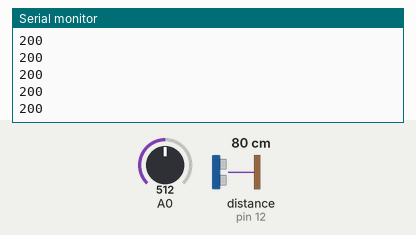
A sketch run on a simulated Arduino Uno, built with avr-gcc and run on an emulated ATmega328P. Parts: the last lines printed to the serial monitor. Wiring (inferred from the names in the program): ultrasonic range finder: trigger pin 11; echo pin 12. The test bench sets the inputs (shaded band); at power-on: A0 = 512, distance to the obstacle (sensor on pin 12) 80 cm. The echo pulse lasts 58.3 µs per cm.

Above: at 2.7 s.
2.8 s: A0 set to 266
At 3.7 s:
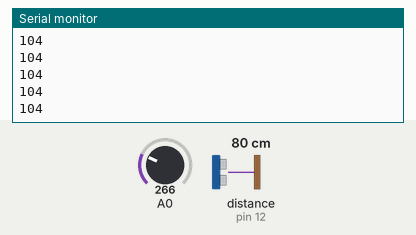
5.8 s: A0 set to 243
At 6.6 s:
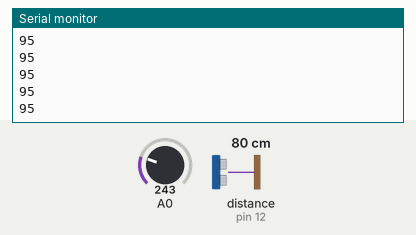
8.8 s: A0 set to 29
At 9.4 s:
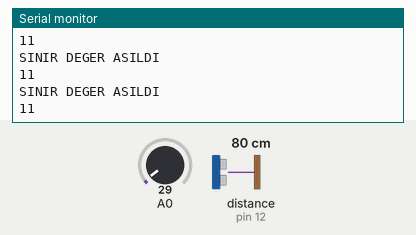
11.8 s: A0 set to 23
At 12.5 s:
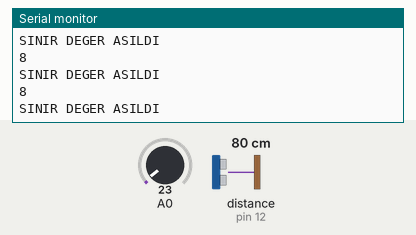
Timing chart, 0 to 14.8 s (numbered marks = the images above; inputs shaded):
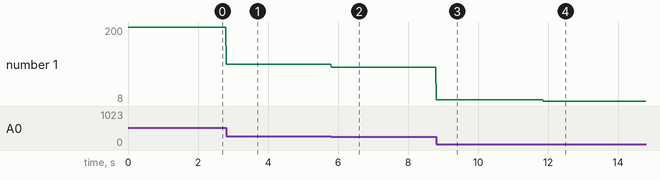

The sketch:

POT_AYARLI_MESAFE_SENSORU.ino
```cpp
/*POT İLE MESAFE SENSÖRÜ SINIR AYARLAMA
POT İLE MESAFE SENSÖRÜNÜN UZAKLIK SINIRI
BELİRLENİP ONA GÖRE YAKINLAŞTIKÇA RGB LED'İN(HAFİF
UZAKLIK MAVİ ORTA UZAKLIK TURUNCU TEHLİKELİ UZAKLIK
İSE KIRMIZI OLARAK GÖSTERİLECEK)
UYARI VERMESİNİ SAĞLAYAN UYGULAMA.
OMRKCMN*/
#define trigPin 11
#define echoPin 12

int pot,deger,sinirDeger;
long sure,mesafe;
void setup() {
  pinMode(trigPin,OUTPUT);
  pinMode(echoPin,INPUT);
  pinMode(A0,INPUT);
  Serial.begin(9600);
}

void loop() {
  /*=============Mesafe Ölçüm====================*/

  digitalWrite(trigPin,LOW);
  delayMicroseconds(2);
  digitalWrite(trigPin,HIGH);
  delayMicroseconds(10);
  digitalWrite(trigPin,LOW);
  sure = pulseIn(echoPin,HIGH);
  mesafe = (sure/2)/29.1;
 /*=============Mesafe Ölçüm====================*/
 deger=analogRead(A0);
 pot=map(deger,0,1023,0,400);
 sinirDeger=pot;
 Serial.println(pot);
 if(mesafe>sinirDeger)
 {
  Serial.println("SINIR DEGER ASILDI");
 }
}
```

Measured:
- the behaviour switches between 26 and 25 on A0 (found by bisection; images 3 and 4)
- after the input at 2.8 s, the serial monitor: prints a new line at once (image 1)
- after the input at 5.8 s, the serial monitor: prints a new line at once (image 2)
- after the input at 8.8 s, the serial monitor: prints a new line at once (image 3)
- after the input at 11.8 s, the serial monitor: prints a new line after 0.07 s (image 4)
- plotted number 1: 200 → 104 after the input at 2.8 s, 104 → 95 after the input at 5.8 s, 95 → 11 after the input at 8.8 s, 11 → 8 after the input at 11.8 s
